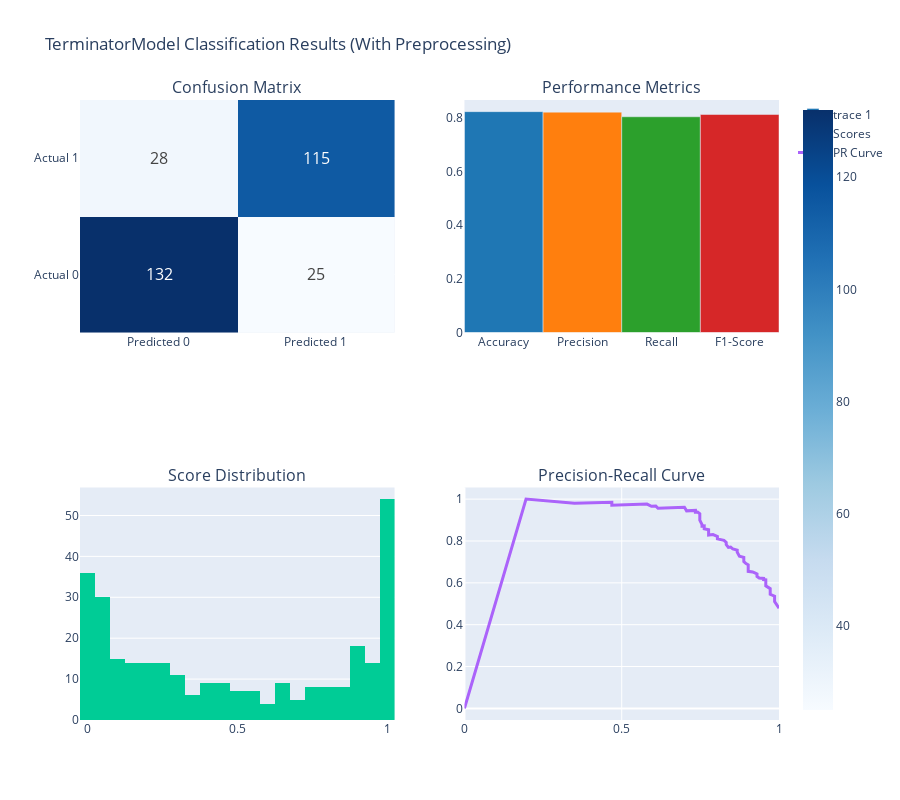

Notebook source saved alongside this figure:
### Markdown cell above
## 9. Scenario 2: With Preprocessing Model

We now apply a preprocessing model that consumes `input` and `context`, projects them to a common space, combines, and outputs a processed representation that `TerminatorModel` then uses. We'll feed inputs as a dictionary to leverage universal input handling.

### Code cell
# Build a preprocessing model that works with TerminatorModel's standardized input format
# TerminatorModel converts list inputs to {'input_0': input, 'input_1': context}
from keras import Input, Model

print("🧩 Building preprocessing model...")

# Input layers - using the standardized format that TerminatorModel provides
inp_0 = Input(shape=(input_dim,), name='input_0')  # This will be the input features
inp_1 = Input(shape=(context_dim,), name='input_1')  # This will be the context features

# Process each input
h1 = layers.Dense(64, activation='relu', name='preproc_dense1')(inp_0)
h1 = layers.Dropout(0.1)(h1)
h2 = layers.Dense(32, activation='relu', name='preproc_dense2')(inp_1)
h2 = layers.Dropout(0.1)(h2)

# Combine and process
combined = layers.Concatenate(name='preproc_concat')([h1, h2])
combined = layers.Dense(64, activation='relu', name='preproc_dense3')(combined)
combined = layers.Dropout(0.1)(combined)
processed = layers.Dense(input_dim, activation='linear', name='processed')(combined)

# Create preprocessing model with the standardized input format
preproc_model = Model(
    inputs={'input_0': inp_0, 'input_1': inp_1}, 
    outputs=processed, 
    name='terminator_preproc'
)

# Test the preprocessing model with the standardized format
print("Testing preprocessing model...")
test_inp = np.random.randn(1, input_dim).astype(np.float32)
test_ctx = np.random.randn(1, context_dim).astype(np.float32)
test_out = preproc_model({'input_0': test_inp, 'input_1': test_ctx})
print(f"Preprocessing model output shape: {test_out.shape}, expected: (1, {input_dim})")
assert test_out.shape[1] == input_dim, f"Preprocessing output shape mismatch!"

# Model with preprocessing
model_cls_preproc = TerminatorModel(
    input_dim=input_dim,
    context_dim=context_dim,
    output_dim=1,
    hidden_dim=64,
    num_layers=2,
    num_blocks=3,
    slow_network_layers=3,
    slow_network_units=128,
    preprocessing_model=preproc_model,
    name='terminator_demo_cls_preproc'
)

model_cls_preproc.compile(
    optimizer=keras.optimizers.Adam(1e-3),
    loss='binary_crossentropy',
    metrics=[
        keras.metrics.BinaryAccuracy(name='accuracy'),
        keras.metrics.Precision(name='precision'),
        keras.metrics.Recall(name='recall'),
        keras.metrics.AUC(name='auc')
    ]
)

print("🚀 Training classification model with preprocessing...")

# Test the model with preprocessing first
print("Testing model with preprocessing...")
# Use list format since that's what TerminatorModel expects
test_output = model_cls_preproc([X_input_train[:1], X_context_train[:1]])
print(f"Model with preprocessing test output shape: {test_output.shape}")

# Train with list format (which works with the preprocessing model)
print("Training with list inputs...")
history_cls_preproc = model_cls_preproc.fit(
    [X_input_train, X_context_train], y_train_cls,
    validation_data=([X_input_val, X_context_val], y_val_cls),
    epochs=30,
    batch_size=64,
    callbacks=cls_callbacks,
    verbose=1
)

print("✅ Training with preprocessing completed!")

# Evaluate and visualize (use list format consistently)
loss_p, acc_p, prec_p, rec_p, auc_p = model_cls_preproc.evaluate(
    [X_input_test, X_context_test], y_test_cls, verbose=0
)
y_pred_proba_cls_p = model_cls_preproc.predict(
    [X_input_test, X_context_test], verbose=0
).flatten()

print(f"Test (preproc) -> loss {loss_p:.4f}, acc {acc_p:.4f}, prec {prec_p:.4f}, recall {rec_p:.4f}, auc {auc_p:.4f}")

y_pred_cls_p = (y_pred_proba_cls_p > 0.5).astype(np.int32)

fig_cls_p = KMRPlotter.create_comprehensive_plot(
    'classification',
    y_true=y_test_cls,
    y_pred=y_pred_cls_p,
    y_scores=y_pred_proba_cls_p,
    title="TerminatorModel Classification Results (With Preprocessing)"
)
fig_cls_p.show()
print("✅ Classification visualizations with preprocessing created!")

### Figure 1 — Plotly figure (JSON) as saved in the notebook; plotly's stock layout.template omitted (floating-point values rounded to 4 significant figures; data arrays with more than 128 entries replaced by an {"elided": "..."} marker saying what was removed)
{"data": [{"colorscale": [[0, "rgb(247,251,255)"], [0.125, "rgb(222,235,247)"], [0.25, "rgb(198,219,239)"], [0.375, "rgb(158,202,225)"], [0.5, "rgb(107,174,214)"], [0.625, "rgb(66,146,198)"], [0.75, "rgb(33,113,181)"], [0.875, "rgb(8,81,156)"], [1, "rgb(8,48,107)"]], "text": [[132, 25], [28, 115]], "textfont": {"size": 16}, "texttemplate": "%{text}", "type": "heatmap", "x": ["Predicted 0", "Predicted 1"], "xaxis": "x", "y": ["Actual 0", "Actual 1"], "yaxis": "y", "z": [[132, 25], [28, 115]]}, {"marker": {"color": ["#1f77b4", "#ff7f0e", "#2ca02c", "#d62728"]}, "type": "bar", "x": ["Accuracy", "Precision", "Recall", "F1-Score"], "xaxis": "x2", "y": [0.8233, 0.8214, 0.8042, 0.8127], "yaxis": "y2"}, {"name": "Scores", "nbinsx": 30, "type": "histogram", "x": {"elided": "300 float values"}, "xaxis": "x3", "yaxis": "y3"}, {"line": {"width": 3}, "mode": "lines", "name": "PR Curve", "type": "scatter", "x": [1, 0.986, 0.986, 0.986, 0.972, 0.972, 0.972, 0.958, 0.958, 0.958, 0.958, 0.951, 0.951, 0.951, 0.9371, 0.9301, 0.9301, 0.9231, 0.9231, 0.9161, 0.9021, 0.9021, 0.9021, 0.9021, 0.8951, 0.8881, 0.8881, 0.8881, 0.8881, 0.8881, 0.8741, 0.8671, 0.8671, 0.8671, 0.8671, 0.8601, 0.8531, 0.8531, 0.8462, 0.8392, 0.8322, 0.8322, 0.8322, 0.8322, 0.8322, 0.8252, 0.8042, 0.8042, 0.8042, 0.8042, 0.8042, 0.7902, 0.7762, 0.7762, 0.7762, 0.7762, 0.7762, 0.7622, 0.7622, 0.7622, 0.7622, 0.7622, 0.7552, 0.7552, 0.7483, 0.7483, 0.7483, 0.7483, 0.7413, 0.7413, 0.7343, 0.7343, 0.7273, 0.7203, 0.7063, 0.6993, 0.6923, 0.6853, 0.6713, 0.6573, 0.6364, 0.6294, 0.6294, 0.6154, 0.6154, 0.6084, 0.5944, 0.5804, 0.5455, 0.5105, 0.4965, 0.4685, 0.4685, 0.4545, 0.4196, 0.4126, 0.3846, 0.3497, 0.1958, 0], "xaxis": "x4", "y": [0.4783, 0.5109, 0.5301, 0.5361, 0.5451, 0.5582, 0.572, 0.5855, 0.588, 0.6009, 0.6143, 0.6154, 0.621, 0.621, 0.6233, 0.6303, 0.6425, 0.6439, 0.6471, 0.6517, 0.6548, 0.6649, 0.6684, 0.6862, 0.6919, 0.7017, 0.7095, 0.7135, 0.7175, 0.7216, 0.7267, 0.7425, 0.747, 0.747, 0.7561, 0.7593, 0.7625, 0.7625, 0.7707, 0.7692, 0.7829, 0.7881, 0.7881, 0.7933, 0.7933, 0.8027, 0.8099, 0.8099, 0.8156, 0.8214, 0.8214, 0.8309, 0.8284, 0.8284, 0.8409, 0.8538, 0.8538, 0.8583, 0.8651, 0.8651, 0.8651, 0.872, 0.871, 0.878, 0.8992, 0.9145, 0.9224, 0.9304, 0.9381, 0.9381, 0.9375, 0.9459, 0.9455, 0.945, 0.9439, 0.9615, 0.9612, 0.9608, 0.96, 0.9592, 0.9579, 0.9574, 0.9574, 0.9565, 0.9565, 0.9667, 0.9659, 0.9765, 0.975, 0.9733, 0.9726, 0.971, 0.9853, 0.9848, 0.9836, 0.9833, 0.9821, 0.9804, 1, 0], "yaxis": "y4"}], "layout": {"annotations": [{"font": {"size": 16}, "showarrow": false, "text": "Confusion Matrix", "x": 0.225, "xanchor": "center", "xref": "paper", "y": 1, "yanchor": "bottom", "yref": "paper"}, {"font": {"size": 16}, "showarrow": false, "text": "Performance Metrics", "x": 0.775, "xanchor": "center", "xref": "paper", "y": 1, "yanchor": "bottom", "yref": "paper"}, {"font": {"size": 16}, "showarrow": false, "text": "Score Distribution", "x": 0.225, "xanchor": "center", "xref": "paper", "y": 0.375, "yanchor": "bottom", "yref": "paper"}, {"font": {"size": 16}, "showarrow": false, "text": "Precision-Recall Curve", "x": 0.775, "xanchor": "center", "xref": "paper", "y": 0.375, "yanchor": "bottom", "yref": "paper"}], "height": 800, "showlegend": true, "title": {"text": "TerminatorModel Classification Results (With Preprocessing)"}, "xaxis": {"anchor": "y", "domain": [0, 0.45]}, "xaxis2": {"anchor": "y2", "domain": [0.55, 1]}, "xaxis3": {"anchor": "y3", "domain": [0, 0.45]}, "xaxis4": {"anchor": "y4", "domain": [0.55, 1]}, "yaxis": {"anchor": "x", "domain": [0.625, 1]}, "yaxis2": {"anchor": "x2", "domain": [0.625, 1]}, "yaxis3": {"anchor": "x3", "domain": [0, 0.375]}, "yaxis4": {"anchor": "x4", "domain": [0, 0.375]}}}
